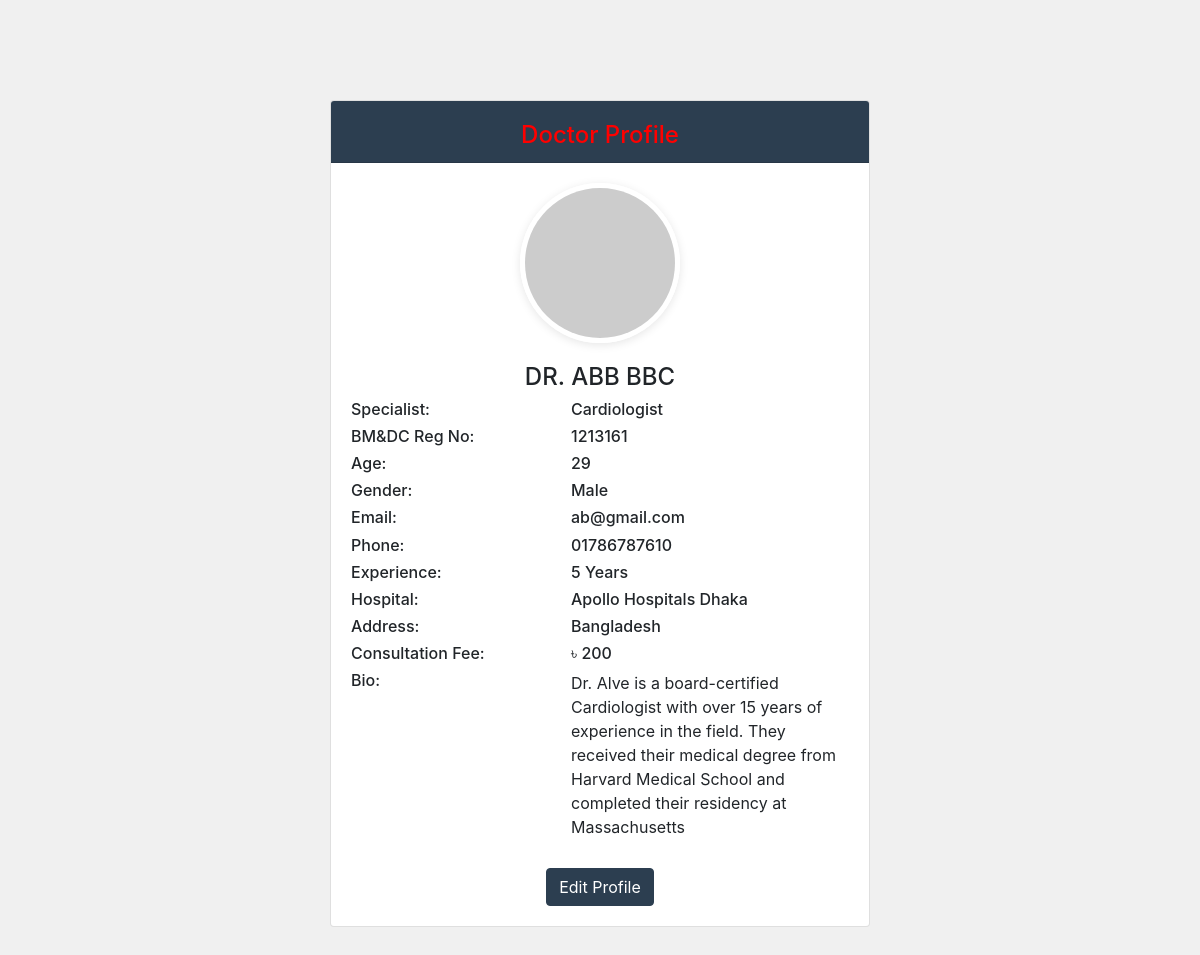
/doctor/profile (signed in), run on the app's committed database.
### doctor/models.py (models this page shows, shortened)
class Doctor(models.Model):
    user=models.OneToOneField(User,on_delete=models.CASCADE)
    bmdc = models.CharField(max_length=10, null=False, unique=True, default='')
    address = models.CharField(max_length=40, default='')
    mobile = models.CharField(max_length=20, null=False, unique=True, default='')
    date_of_birth = models.DateField(null=True, blank=True)
    specialist = models.CharField(max_length=40, default='')
    experience = models.CharField(max_length=2, default='')
    hospital = models.CharField(max_length=40, null=True, blank=True)
    consultation_fee = models.CharField(max_length=40, default='')
    bio = models.CharField(max_length=200, default='')
    gender_choices = (
        ('Male', 'Male'),
        ('Female', 'Female'),
        ('Other', 'Other'),
    )
    gender = models.CharField(
        max_length=6, choices=gender_choices, null=True, blank=True)

### doctor/views.py (the view)
@login_required
def docProfile(request):
    user = request.user
    doctor = Doctor.objects.get(user=user)
    age = calculate_age(doctor.date_of_birth)
    context = {'mobile': doctor.mobile, 'specialist': doctor.specialist,
               'bmdc': doctor.bmdc, 'gender': doctor.gender, 'address': doctor.address, 'hospital': doctor.hospital, 'experience':doctor.experience, 'fee': doctor.consultation_fee, 'bio': doctor.bio, 'age': age}
    return render(request, 'docprofile.html', context)

### doctor/views.py (called while the page is built)
def calculate_age(born):
    today = date.today()
    age = today.year - born.year - \
        ((today.month, today.day) < (born.month, born.day))
    return age

### Templates/docprofile.html (shortened to what this page needs)
{% load static %}
{% load widget_tweaks %}
<html lang="en">
<head>
    <link rel="stylesheet" href="https://maxcdn.bootstrapcdn.com/bootstrap/4.0.0/css/bootstrap.min.css">
    <link rel="stylesheet" href="{% static 'CSS/docprofile.css'%}">
</head>
<body>
    <div class="container">
        <div class="row justify-content-center">
            <div class="col-md-6">
                <div class="card">
                    <header class="card-header">
                        <h4 class="card-title mt-2">Doctor Profile</h4>
                    </header>
                    <article class="card-body">
                        <div class="profile-photo">
                            <img src="https://via.placeholder.com/150" alt="Profile Photo">
                        </div>
                        <div class="profile-info">
                            <h4>DR. {{ user.first_name |upper }} {{ user.last_name |upper }}</h4>
                            <div class="row">
                                <div class="col-5 text-left">
                                    <h6>Specialist:</h6>
                                </div>
                                <div class="col-7 text-left">
                                    <h6>{{specialist}}</h6>
                                </div>
                            </div>
                            <div class="row">
                                <div class="col-5 text-left">
                                    <h6>BM&amp;DC Reg No:</h6>
                                </div>
                                <div class="col-7 text-left">
                                    <h6>{{bmdc}}</h6>
                                </div>
                            </div>
                            <div class="row">
                                <div class="col-5 text-left">
                                    <h6>Age:</h6>
                                </div>
                                <div class="col-7 text-left">
                                    <h6>{{age}}</h6>
                                </div>
                            </div>
                            <div class="row">
                                <div class="col-5 text-left">
                                    <h6>Gender:</h6>
                                </div>
                                <div class="col-7 text-left">
                                    <h6>{{gender}}</h6>
                                </div>
                            </div>
                            <div class="row">
                                <div class="col-5 text-left">
                                    <h6>Email:</h6>
                                </div>
                                <div class="col-7 text-left">
                                    <h6>{{user.email}}</h6>
                                </div>
                            </div>
                            <div class="row">
                                <div class="col-5 text-left">
                                    <h6>Phone:</h6>
                                </div>
                                <div class="col-7 text-left">
                                    <h6>{{mobile}}</h6>
                                </div>
                            </div>
                            <div class="row">
                                <div class="col-5 text-left">
                                    <h6>Experience:</h6>
                                </div>
                                <div class="col-7 text-left">
                                    <h6>{{experience}} Years</h6>
                                </div>
                            </div>
                            <div class="row">
                                <div class="col-5 text-left">
                                    <h6>Hospital:</h6>
                                </div>
                                <div class="col-7 text-left">
                                    <h6>{{hospital}}</h6>
                                </div>
                            </div>
                            <div class="row">
                                <div class="col-5 text-left">
                                    <h6>Address:</h6>
                                </div>
                                <div class="col-7 text-left">
                                    <h6>{{address}}</h6>
                                </div>
                            </div>
                            <div class="row">
                                <div class="col-5 text-left">
                                    <h6>Consultation Fee:</h6>
                                </div>
                                <div class="col-7 text-left">
                                    <h6>৳ {{fee}}</h6>
                                </div>
                            </div>
                            <div class="row">
                                <div class="col-5 text-left">
                                    <h6>Bio:</h6>
                                </div>
                                <div class="col-7 text-left">
                                    <p>{{bio}}</p>
                                </div>
                            </div>
                            <br>
                            <a href="{% url 'edit_profile' %}" class="btn btn-primary">Edit Profile</a>
                        </div>
                    </article>
                </div>
            </div>
        </div>
    </div>
</body>
</html>

### static/CSS/docprofile.css (style rules this page uses)
body { background: #F0F0F0; }
.container { margin-top: 100px; margin-bottom: 30px; }
.card-header { background-color: #2C3E50; color: #FFF; text-align: center; }
.card-body { padding: 20px; }
.card-title { margin-bottom: 0; color: red; }
.btn-primary { background-color: #2C3E50; border-color: #2C3E50; }
.profile-photo { text-align: center; margin-bottom: 20px; }
.profile-photo img { border-radius: 50%; border: 5px solid #fff; box-shadow: 0 2px 10px rgba(0, 0, 0, 0.1); }
.profile-info { text-align: center; }
.profile-info p { margin-bottom: 5px; }

### data on the page
Doctor: specialist "Cardiologist", bmdc "1213161", gender "Male", mobile "01786787610", hospital "Apollo Hospitals Dhaka", address "Bangladesh", consultation_fee "200", bio "Dr. Alve is a board-certified Cardiologist with over 15 years of experience in the field. They received their medical degree from Harvard Medical School and completed their residency at Massachusetts"

### other printed values
{{ user.first_name |upper }} "ABB"
{{ user.last_name |upper }} "BBC"
{{ age }} "29"
{{ user.email }} "ab@gmail.com"
{{ experience }} "5"
